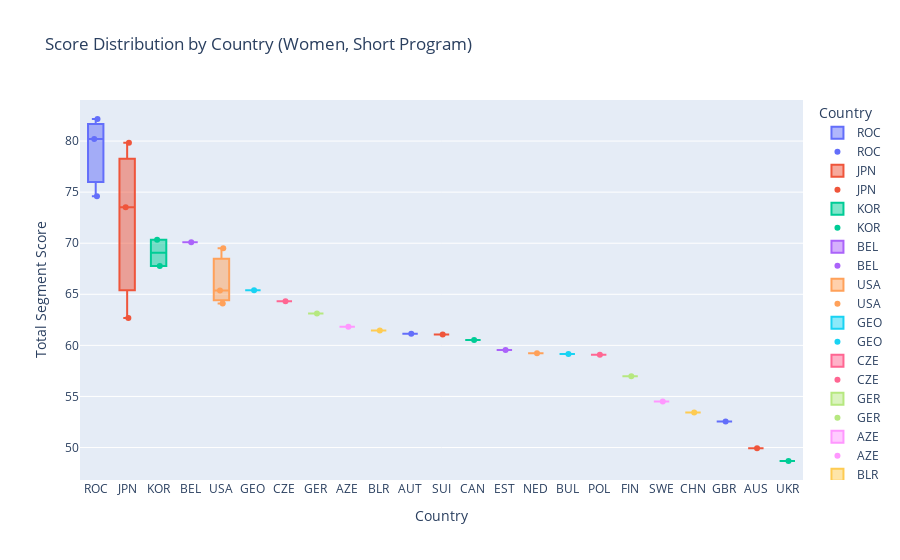

Notebook code for this chart:
### Code cell
women_short = df_skaters[(df_skaters['category'] == 'Women Single Skating') & (df_skaters['segment'] == 'Short Program')]

fig = px.box(
    women_short,
    x='noc',
    y='total_segment_score',
    color='noc',
    title='Score Distribution by Country (Women, Short Program)',
    labels={'noc': 'Country', 'total_segment_score': 'Total Segment Score'},
    hover_data=['skater_name_1']
)

strip_fig = px.strip(
    women_short,
    x='noc',
    y='total_segment_score',
    color='noc',
    hover_data=['skater_name_1']
)

for trace in strip_fig.data:
    fig.add_trace(trace)

fig.show()

### Figure 1 — Plotly figure (JSON) as saved in the notebook; plotly's stock layout.template omitted (floating-point values rounded to 4 significant figures)
{"data": [{"alignmentgroup": "True", "customdata": [["VALIEVA Kamila"], ["SHCHERBAKOVA Anna"], ["TRUSOVA Alexandra"]], "hovertemplate": "Country=%{x}<br>Total Segment Score=%{y}<br>skater_name_1=%{customdata[0]}<extra></extra>", "legendgroup": "ROC", "marker": {"color": "#636efa"}, "name": "ROC", "notched": false, "offsetgroup": "ROC", "orientation": "v", "showlegend": true, "type": "box", "x": ["ROC", "ROC", "ROC"], "x0": " ", "xaxis": "x", "y": [82.16, 80.2, 74.6], "y0": " ", "yaxis": "y"}, {"alignmentgroup": "True", "customdata": [["SAKAMOTO Kaori"], ["HIGUCHI Wakaba"], ["KAWABE Mana"]], "hovertemplate": "Country=%{x}<br>Total Segment Score=%{y}<br>skater_name_1=%{customdata[0]}<extra></extra>", "legendgroup": "JPN", "marker": {"color": "#EF553B"}, "name": "JPN", "notched": false, "offsetgroup": "JPN", "orientation": "v", "showlegend": true, "type": "box", "x": ["JPN", "JPN", "JPN"], "x0": " ", "xaxis": "x", "y": [79.84, 73.51, 62.69], "y0": " ", "yaxis": "y"}, {"alignmentgroup": "True", "customdata": [["YOU Young"], ["KIM Yelim"]], "hovertemplate": "Country=%{x}<br>Total Segment Score=%{y}<br>skater_name_1=%{customdata[0]}<extra></extra>", "legendgroup": "KOR", "marker": {"color": "#00cc96"}, "name": "KOR", "notched": false, "offsetgroup": "KOR", "orientation": "v", "showlegend": true, "type": "box", "x": ["KOR", "KOR"], "x0": " ", "xaxis": "x", "y": [70.34, 67.78], "y0": " ", "yaxis": "y"}, {"alignmentgroup": "True", "customdata": [["HENDRICKX Loena"]], "hovertemplate": "Country=%{x}<br>Total Segment Score=%{y}<br>skater_name_1=%{customdata[0]}<extra></extra>", "legendgroup": "BEL", "marker": {"color": "#ab63fa"}, "name": "BEL", "notched": false, "offsetgroup": "BEL", "orientation": "v", "showlegend": true, "type": "box", "x": ["BEL"], "x0": " ", "xaxis": "x", "y": [70.09], "y0": " ", "yaxis": "y"}, {"alignmentgroup": "True", "customdata": [["LIU Alysa"], ["BELL Mariah"], ["CHEN Karen"]], "hovertemplate": "Country=%{x}<br>Total Segment Score=%{y}<br>skater_name_1=%{customdata[0]}<extra></extra>", "legendgroup": "USA", "marker": {"color": "#FFA15A"}, "name": "USA", "notched": false, "offsetgroup": "USA", "orientation": "v", "showlegend": true, "type": "box", "x": ["USA", "USA", "USA"], "x0": " ", "xaxis": "x", "y": [69.5, 65.38, 64.11], "y0": " ", "yaxis": "y"}, {"alignmentgroup": "True", "customdata": [["GUBANOVA Anastasiia"]], "hovertemplate": "Country=%{x}<br>Total Segment Score=%{y}<br>skater_name_1=%{customdata[0]}<extra></extra>", "legendgroup": "GEO", "marker": {"color": "#19d3f3"}, "name": "GEO", "notched": false, "offsetgroup": "GEO", "orientation": "v", "showlegend": true, "type": "box", "x": ["GEO"], "x0": " ", "xaxis": "x", "y": [65.4], "y0": " ", "yaxis": "y"}, {"alignmentgroup": "True", "customdata": [["BREZINOVA Eliska"]], "hovertemplate": "Country=%{x}<br>Total Segment Score=%{y}<br>skater_name_1=%{customdata[0]}<extra></extra>", "legendgroup": "CZE", "marker": {"color": "#FF6692"}, "name": "CZE", "notched": false, "offsetgroup": "CZE", "orientation": "v", "showlegend": true, "type": "box", "x": ["CZE"], "x0": " ", "xaxis": "x", "y": [64.31], "y0": " ", "yaxis": "y"}, {"alignmentgroup": "True", "customdata": [["SCHOTT Nicole"]], "hovertemplate": "Country=%{x}<br>Total Segment Score=%{y}<br>skater_name_1=%{customdata[0]}<extra></extra>", "legendgroup": "GER", "marker": {"color": "#B6E880"}, "name": "GER", "notched": false, "offsetgroup": "GER", "orientation": "v", "showlegend": true, "type": "box", "x": ["GER"], "x0": " ", "xaxis": "x", "y": [63.13], "y0": " ", "yaxis": "y"}, {"alignmentgroup": "True", "customdata": [["RYABOVA Ekaterina"]], "hovertemplate": "Country=%{x}<br>Total Segment Score=%{y}<br>skater_name_1=%{customdata[0]}<extra></extra>", "legendgroup": "AZE", "marker": {"color": "#FF97FF"}, "name": "AZE", "notched": false, "offsetgroup": "AZE", "orientation": "v", "showlegend": true, "type": "box", "x": ["AZE"], "x0": " ", "xaxis": "x", "y": [61.82], "y0": " ", "yaxis": "y"}, {"alignmentgroup": "True", "customdata": [["SAFONOVA Viktoriia"]], "hovertemplate": "Country=%{x}<br>Total Segment Score=%{y}<br>skater_name_1=%{customdata[0]}<extra></extra>", "legendgroup": "BLR", "marker": {"color": "#FECB52"}, "name": "BLR", "notched": false, "offsetgroup": "BLR", "orientation": "v", "showlegend": true, "type": "box", "x": ["BLR"], "x0": " ", "xaxis": "x", "y": [61.46], "y0": " ", "yaxis": "y"}, {"alignmentgroup": "True", "customdata": [["MIKUTINA Olga"]], "hovertemplate": "Country=%{x}<br>Total Segment Score=%{y}<br>skater_name_1=%{customdata[0]}<extra></extra>", "legendgroup": "AUT", "marker": {"color": "#636efa"}, "name": "AUT", "notched": false, "offsetgroup": "AUT", "orientation": "v", "showlegend": true, "type": "box", "x": ["AUT"], "x0": " ", "xaxis": "x", "y": [61.14], "y0": " ", "yaxis": "y"}, {"alignmentgroup": "True", "customdata": [["PAGANINI Alexia"]], "hovertemplate": "Country=%{x}<br>Total Segment Score=%{y}<br>skater_name_1=%{customdata[0]}<extra></extra>", "legendgroup": "SUI", "marker": {"color": "#EF553B"}, "name": "SUI", "notched": false, "offsetgroup": "SUI", "orientation": "v", "showlegend": true, "type": "box", "x": ["SUI"], "x0": " ", "xaxis": "x", "y": [61.06], "y0": " ", "yaxis": "y"}, {"alignmentgroup": "True", "customdata": [["SCHIZAS Madeline"]], "hovertemplate": "Country=%{x}<br>Total Segment Score=%{y}<br>skater_name_1=%{customdata[0]}<extra></extra>", "legendgroup": "CAN", "marker": {"color": "#00cc96"}, "name": "CAN", "notched": false, "offsetgroup": "CAN", "orientation": "v", "showlegend": true, "type": "box", "x": ["CAN"], "x0": " ", "xaxis": "x", "y": [60.53], "y0": " ", "yaxis": "y"}, {"alignmentgroup": "True", "customdata": [["KIIBUS Eva-Lotta"]], "hovertemplate": "Country=%{x}<br>Total Segment Score=%{y}<br>skater_name_1=%{customdata[0]}<extra></extra>", "legendgroup": "EST", "marker": {"color": "#ab63fa"}, "name": "EST", "notched": false, "offsetgroup": "EST", "orientation": "v", "showlegend": true, "type": "box", "x": ["EST"], "x0": " ", "xaxis": "x", "y": [59.55], "y0": " ", "yaxis": "y"}, {"alignmentgroup": "True", "customdata": [["van ZUNDERT Lindsay"]], "hovertemplate": "Country=%{x}<br>Total Segment Score=%{y}<br>skater_name_1=%{customdata[0]}<extra></extra>", "legendgroup": "NED", "marker": {"color": "#FFA15A"}, "name": "NED", "notched": false, "offsetgroup": "NED", "orientation": "v", "showlegend": true, "type": "box", "x": ["NED"], "x0": " ", "xaxis": "x", "y": [59.24], "y0": " ", "yaxis": "y"}, {"alignmentgroup": "True", "customdata": [["FEIGIN Alexandra"]], "hovertemplate": "Country=%{x}<br>Total Segment Score=%{y}<br>skater_name_1=%{customdata[0]}<extra></extra>", "legendgroup": "BUL", "marker": {"color": "#19d3f3"}, "name": "BUL", "notched": false, "offsetgroup": "BUL", "orientation": "v", "showlegend": true, "type": "box", "x": ["BUL"], "x0": " ", "xaxis": "x", "y": [59.16], "y0": " ", "yaxis": "y"}, {"alignmentgroup": "True", "customdata": [["KURAKOVA Ekaterina"]], "hovertemplate": "Country=%{x}<br>Total Segment Score=%{y}<br>skater_name_1=%{customdata[0]}<extra></extra>", "legendgroup": "POL", "marker": {"color": "#FF6692"}, "name": "POL", "notched": false, "offsetgroup": "POL", "orientation": "v", "showlegend": true, "type": "box", "x": ["POL"], "x0": " ", "xaxis": "x", "y": [59.08], "y0": " ", "yaxis": "y"}, {"alignmentgroup": "True", "customdata": [["SAARINEN Jenni"]], "hovertemplate": "Country=%{x}<br>Total Segment Score=%{y}<br>skater_name_1=%{customdata[0]}<extra></extra>", "legendgroup": "FIN", "marker": {"color": "#B6E880"}, "name": "FIN", "notched": false, "offsetgroup": "FIN", "orientation": "v", "showlegend": true, "type": "box", "x": ["FIN"], "x0": " ", "xaxis": "x", "y": [56.97], "y0": " ", "yaxis": "y"}, {"alignmentgroup": "True", "customdata": [["TALJEGARD Josefin"]], "hovertemplate": "Country=%{x}<br>Total Segment Score=%{y}<br>skater_name_1=%{customdata[0]}<extra></extra>", "legendgroup": "SWE", "marker": {"color": "#FF97FF"}, "name": "SWE", "notched": false, "offsetgroup": "SWE", "orientation": "v", "showlegend": true, "type": "box", "x": ["SWE"], "x0": " ", "xaxis": "x", "y": [54.51], "y0": " ", "yaxis": "y"}, {"alignmentgroup": "True", "customdata": [["ZHU Yi"]], "hovertemplate": "Country=%{x}<br>Total Segment Score=%{y}<br>skater_name_1=%{customdata[0]}<extra></extra>", "legendgroup": "CHN", "marker": {"color": "#FECB52"}, "name": "CHN", "notched": false, "offsetgroup": "CHN", "orientation": "v", "showlegend": true, "type": "box", "x": ["CHN"], "x0": " ", "xaxis": "x", "y": [53.44], "y0": " ", "yaxis": "y"}, {"alignmentgroup": "True", "customdata": [["McKAY Natasha"]], "hovertemplate": "Country=%{x}<br>Total Segment Score=%{y}<br>skater_name_1=%{customdata[0]}<extra></extra>", "legendgroup": "GBR", "marker": {"color": "#636efa"}, "name": "GBR", "notched": false, "offsetgroup": "GBR", "orientation": "v", "showlegend": true, "type": "box", "x": ["GBR"], "x0": " ", "xaxis": "x", "y": [52.54], "y0": " ", "yaxis": "y"}, {"alignmentgroup": "True", "customdata": [["CRAINE Kailani"]], "hovertemplate": "Country=%{x}<br>Total Segment Score=%{y}<br>skater_name_1=%{customdata[0]}<extra></extra>", "legendgroup": "AUS", "marker": {"color": "#EF553B"}, "name": "AUS", "notched": false, "offsetgroup": "AUS", "orientation": "v", "showlegend": true, "type": "box", "x": ["AUS"], "x0": " ", "xaxis": "x", "y": [49.93], "y0": " ", "yaxis": "y"}, {"alignmentgroup": "True", "customdata": [["SHABOTOVA Anastasiia"]], "hovertemplate": "Country=%{x}<br>Total Segment Score=%{y}<br>skater_name_1=%{customdata[0]}<extra></extra>", "legendgroup": "UKR", "marker": {"color": "#00cc96"}, "name": "UKR", "notched": false, "offsetgroup": "UKR", "orientation": "v", "showlegend": true, "type": "box", "x": ["UKR"], "x0": " ", "xaxis": "x", "y": [48.68], "y0": " ", "yaxis": "y"}, {"alignmentgroup": "True", "boxpoints": "all", "customdata": [["VALIEVA Kamila"], ["SHCHERBAKOVA Anna"], ["TRUSOVA Alexandra"]], "fillcolor": "rgba(255,255,255,0)", "hoveron": "points", "hovertemplate": "noc=%{x}<br>total_segment_score=%{y}<br>skater_name_1=%{customdata[0]}<extra></extra>", "legendgroup": "ROC", "line": {"color": "rgba(255,255,255,0)"}, "marker": {"color": "#636efa"}, "name": "ROC", "offsetgroup": "ROC", "orientation": "v", "pointpos": 0, "showlegend": true, "type": "box", "x": ["ROC", "ROC", "ROC"], "x0": " ", "xaxis": "x", "y": [82.16, 80.2, 74.6], "y0": " ", "yaxis": "y"}, {"alignmentgroup": "True", "boxpoints": "all", "customdata": [["SAKAMOTO Kaori"], ["HIGUCHI Wakaba"], ["KAWABE Mana"]], "fillcolor": "rgba(255,255,255,0)", "hoveron": "points", "hovertemplate": "noc=%{x}<br>total_segment_score=%{y}<br>skater_name_1=%{customdata[0]}<extra></extra>", "legendgroup": "JPN", "line": {"color": "rgba(255,255,255,0)"}, "marker": {"color": "#EF553B"}, "name": "JPN", "offsetgroup": "JPN", "orientation": "v", "pointpos": 0, "showlegend": true, "type": "box", "x": ["JPN", "JPN", "JPN"], "x0": " ", "xaxis": "x", "y": [79.84, 73.51, 62.69], "y0": " ", "yaxis": "y"}, {"alignmentgroup": "True", "boxpoints": "all", "customdata": [["YOU Young"], ["KIM Yelim"]], "fillcolor": "rgba(255,255,255,0)", "hoveron": "points", "hovertemplate": "noc=%{x}<br>total_segment_score=%{y}<br>skater_name_1=%{customdata[0]}<extra></extra>", "legendgroup": "KOR", "line": {"color": "rgba(255,255,255,0)"}, "marker": {"color": "#00cc96"}, "name": "KOR", "offsetgroup": "KOR", "orientation": "v", "pointpos": 0, "showlegend": true, "type": "box", "x": ["KOR", "KOR"], "x0": " ", "xaxis": "x", "y": [70.34, 67.78], "y0": " ", "yaxis": "y"}, {"alignmentgroup": "True", "boxpoints": "all", "customdata": [["HENDRICKX Loena"]], "fillcolor": "rgba(255,255,255,0)", "hoveron": "points", "hovertemplate": "noc=%{x}<br>total_segment_score=%{y}<br>skater_name_1=%{customdata[0]}<extra></extra>", "legendgroup": "BEL", "line": {"color": "rgba(255,255,255,0)"}, "marker": {"color": "#ab63fa"}, "name": "BEL", "offsetgroup": "BEL", "orientation": "v", "pointpos": 0, "showlegend": true, "type": "box", "x": ["BEL"], "x0": " ", "xaxis": "x", "y": [70.09], "y0": " ", "yaxis": "y"}, {"alignmentgroup": "True", "boxpoints": "all", "customdata": [["LIU Alysa"], ["BELL Mariah"], ["CHEN Karen"]], "fillcolor": "rgba(255,255,255,0)", "hoveron": "points", "hovertemplate": "noc=%{x}<br>total_segment_score=%{y}<br>skater_name_1=%{customdata[0]}<extra></extra>", "legendgroup": "USA", "line": {"color": "rgba(255,255,255,0)"}, "marker": {"color": "#FFA15A"}, "name": "USA", "offsetgroup": "USA", "orientation": "v", "pointpos": 0, "showlegend": true, "type": "box", "x": ["USA", "USA", "USA"], "x0": " ", "xaxis": "x", "y": [69.5, 65.38, 64.11], "y0": " ", "yaxis": "y"}, {"alignmentgroup": "True", "boxpoints": "all", "customdata": [["GUBANOVA Anastasiia"]], "fillcolor": "rgba(255,255,255,0)", "hoveron": "points", "hovertemplate": "noc=%{x}<br>total_segment_score=%{y}<br>skater_name_1=%{customdata[0]}<extra></extra>", "legendgroup": "GEO", "line": {"color": "rgba(255,255,255,0)"}, "marker": {"color": "#19d3f3"}, "name": "GEO", "offsetgroup": "GEO", "orientation": "v", "pointpos": 0, "showlegend": true, "type": "box", "x": ["GEO"], "x0": " ", "xaxis": "x", "y": [65.4], "y0": " ", "yaxis": "y"}, {"alignmentgroup": "True", "boxpoints": "all", "customdata": [["BREZINOVA Eliska"]], "fillcolor": "rgba(255,255,255,0)", "hoveron": "points", "hovertemplate": "noc=%{x}<br>total_segment_score=%{y}<br>skater_name_1=%{customdata[0]}<extra></extra>", "legendgroup": "CZE", "line": {"color": "rgba(255,255,255,0)"}, "marker": {"color": "#FF6692"}, "name": "CZE", "offsetgroup": "CZE", "orientation": "v", "pointpos": 0, "showlegend": true, "type": "box", "x": ["CZE"], "x0": " ", "xaxis": "x", "y": [64.31], "y0": " ", "yaxis": "y"}, {"alignmentgroup": "True", "boxpoints": "all", "customdata": [["SCHOTT Nicole"]], "fillcolor": "rgba(255,255,255,0)", "hoveron": "points", "hovertemplate": "noc=%{x}<br>total_segment_score=%{y}<br>skater_name_1=%{customdata[0]}<extra></extra>", "legendgroup": "GER", "line": {"color": "rgba(255,255,255,0)"}, "marker": {"color": "#B6E880"}, "name": "GER", "offsetgroup": "GER", "orientation": "v", "pointpos": 0, "showlegend": true, "type": "box", "x": ["GER"], "x0": " ", "xaxis": "x", "y": [63.13], "y0": " ", "yaxis": "y"}, {"alignmentgroup": "True", "boxpoints": "all", "customdata": [["RYABOVA Ekaterina"]], "fillcolor": "rgba(255,255,255,0)", "hoveron": "points", "hovertemplate": "noc=%{x}<br>total_segment_score=%{y}<br>skater_name_1=%{customdata[0]}<extra></extra>", "legendgroup": "AZE", "line": {"color": "rgba(255,255,255,0)"}, "marker": {"color": "#FF97FF"}, "name": "AZE", "offsetgroup": "AZE", "orientation": "v", "pointpos": 0, "showlegend": true, "type": "box", "x": ["AZE"], "x0": " ", "xaxis": "x", "y": [61.82], "y0": " ", "yaxis": "y"}, {"alignmentgroup": "True", "boxpoints": "all", "customdata": [["SAFONOVA Viktoriia"]], "fillcolor": "rgba(255,255,255,0)", "hoveron": "points", "hovertemplate": "noc=%{x}<br>total_segment_score=%{y}<br>skater_name_1=%{customdata[0]}<extra></extra>", "legendgroup": "BLR", "line": {"color": "rgba(255,255,255,0)"}, "marker": {"color": "#FECB52"}, "name": "BLR", "offsetgroup": "BLR", "orientation": "v", "pointpos": 0, "showlegend": true, "type": "box", "x": ["BLR"], "x0": " ", "xaxis": "x", "y": [61.46], "y0": " ", "yaxis": "y"}, {"alignmentgroup": "True", "boxpoints": "all", "customdata": [["MIKUTINA Olga"]], "fillcolor": "rgba(255,255,255,0)", "hoveron": "points", "hovertemplate": "noc=%{x}<br>total_segment_score=%{y}<br>skater_name_1=%{customdata[0]}<extra></extra>", "legendgroup": "AUT", "line": {"color": "rgba(255,255,255,0)"}, "marker": {"color": "#636efa"}, "name": "AUT", "offsetgroup": "AUT", "orientation": "v", "pointpos": 0, "showlegend": true, "type": "box", "x": ["AUT"], "x0": " ", "xaxis": "x", "y": [61.14], "y0": " ", "yaxis": "y"}, {"alignmentgroup": "True", "boxpoints": "all", "customdata": [["PAGANINI Alexia"]], "fillcolor": "rgba(255,255,255,0)", "hoveron": "points", "hovertemplate": "noc=%{x}<br>total_segment_score=%{y}<br>skater_name_1=%{customdata[0]}<extra></extra>", "legendgroup": "SUI", "line": {"color": "rgba(255,255,255,0)"}, "marker": {"color": "#EF553B"}, "name": "SUI", "offsetgroup": "SUI", "orientation": "v", "pointpos": 0, "showlegend": true, "type": "box", "x": ["SUI"], "x0": " ", "xaxis": "x", "y": [61.06], "y0": " ", "yaxis": "y"}, {"alignmentgroup": "True", "boxpoints": "all", "customdata": [["SCHIZAS Madeline"]], "fillcolor": "rgba(255,255,255,0)", "hoveron": "points", "hovertemplate": "noc=%{x}<br>total_segment_score=%{y}<br>skater_name_1=%{customdata[0]}<extra></extra>", "legendgroup": "CAN", "line": {"color": "rgba(255,255,255,0)"}, "marker": {"color": "#00cc96"}, "name": "CAN", "offsetgroup": "CAN", "orientation": "v", "pointpos": 0, "showlegend": true, "type": "box", "x": ["CAN"], "x0": " ", "xaxis": "x", "y": [60.53], "y0": " ", "yaxis": "y"}, {"alignmentgroup": "True", "boxpoints": "all", "customdata": [["KIIBUS Eva-Lotta"]], "fillcolor": "rgba(255,255,255,0)", "hoveron": "points", "hovertemplate": "noc=%{x}<br>total_segment_score=%{y}<br>skater_name_1=%{customdata[0]}<extra></extra>", "legendgroup": "EST", "line": {"color": "rgba(255,255,255,0)"}, "marker": {"color": "#ab63fa"}, "name": "EST", "offsetgroup": "EST", "orientation": "v", "pointpos": 0, "showlegend": true, "type": "box", "x": ["EST"], "x0": " ", "xaxis": "x", "y": [59.55], "y0": " ", "yaxis": "y"}, {"alignmentgroup": "True", "boxpoints": "all", "customdata": [["van ZUNDERT Lindsay"]], "fillcolor": "rgba(255,255,255,0)", "hoveron": "points", "hovertemplate": "noc=%{x}<br>total_segment_score=%{y}<br>skater_name_1=%{customdata[0]}<extra></extra>", "legendgroup": "NED", "line": {"color": "rgba(255,255,255,0)"}, "marker": {"color": "#FFA15A"}, "name": "NED", "offsetgroup": "NED", "orientation": "v", "pointpos": 0, "showlegend": true, "type": "box", "x": ["NED"], "x0": " ", "xaxis": "x", "y": [59.24], "y0": " ", "yaxis": "y"}, {"alignmentgroup": "True", "boxpoints": "all", "customdata": [["FEIGIN Alexandra"]], "fillcolor": "rgba(255,255,255,0)", "hoveron": "points", "hovertemplate": "noc=%{x}<br>total_segment_score=%{y}<br>skater_name_1=%{customdata[0]}<extra></extra>", "legendgroup": "BUL", "line": {"color": "rgba(255,255,255,0)"}, "marker": {"color": "#19d3f3"}, "name": "BUL", "offsetgroup": "BUL", "orientation": "v", "pointpos": 0, "showlegend": true, "type": "box", "x": ["BUL"], "x0": " ", "xaxis": "x", "y": [59.16], "y0": " ", "yaxis": "y"}, {"alignmentgroup": "True", "boxpoints": "all", "customdata": [["KURAKOVA Ekaterina"]], "fillcolor": "rgba(255,255,255,0)", "hoveron": "points", "hovertemplate": "noc=%{x}<br>total_segment_score=%{y}<br>skater_name_1=%{customdata[0]}<extra></extra>", "legendgroup": "POL", "line": {"color": "rgba(255,255,255,0)"}, "marker": {"color": "#FF6692"}, "name": "POL", "offsetgroup": "POL", "orientation": "v", "pointpos": 0, "showlegend": true, "type": "box", "x": ["POL"], "x0": " ", "xaxis": "x", "y": [59.08], "y0": " ", "yaxis": "y"}, {"alignmentgroup": "True", "boxpoints": "all", "customdata": [["SAARINEN Jenni"]], "fillcolor": "rgba(255,255,255,0)", "hoveron": "points", "hovertemplate": "noc=%{x}<br>total_segment_score=%{y}<br>skater_name_1=%{customdata[0]}<extra></extra>", "legendgroup": "FIN", "line": {"color": "rgba(255,255,255,0)"}, "marker": {"color": "#B6E880"}, "name": "FIN", "offsetgroup": "FIN", "orientation": "v", "pointpos": 0, "showlegend": true, "type": "box", "x": ["FIN"], "x0": " ", "xaxis": "x", "y": [56.97], "y0": " ", "yaxis": "y"}, {"alignmentgroup": "True", "boxpoints": "all", "customdata": [["TALJEGARD Josefin"]], "fillcolor": "rgba(255,255,255,0)", "hoveron": "points", "hovertemplate": "noc=%{x}<br>total_segment_score=%{y}<br>skater_name_1=%{customdata[0]}<extra></extra>", "legendgroup": "SWE", "line": {"color": "rgba(255,255,255,0)"}, "marker": {"color": "#FF97FF"}, "name": "SWE", "offsetgroup": "SWE", "orientation": "v", "pointpos": 0, "showlegend": true, "type": "box", "x": ["SWE"], "x0": " ", "xaxis": "x", "y": [54.51], "y0": " ", "yaxis": "y"}, {"alignmentgroup": "True", "boxpoints": "all", "customdata": [["ZHU Yi"]], "fillcolor": "rgba(255,255,255,0)", "hoveron": "points", "hovertemplate": "noc=%{x}<br>total_segment_score=%{y}<br>skater_name_1=%{customdata[0]}<extra></extra>", "legendgroup": "CHN", "line": {"color": "rgba(255,255,255,0)"}, "marker": {"color": "#FECB52"}, "name": "CHN", "offsetgroup": "CHN", "orientation": "v", "pointpos": 0, "showlegend": true, "type": "box", "x": ["CHN"], "x0": " ", "xaxis": "x", "y": [53.44], "y0": " ", "yaxis": "y"}, {"alignmentgroup": "True", "boxpoints": "all", "customdata": [["McKAY Natasha"]], "fillcolor": "rgba(255,255,255,0)", "hoveron": "points", "hovertemplate": "noc=%{x}<br>total_segment_score=%{y}<br>skater_name_1=%{customdata[0]}<extra></extra>", "legendgroup": "GBR", "line": {"color": "rgba(255,255,255,0)"}, "marker": {"color": "#636efa"}, "name": "GBR", "offsetgroup": "GBR", "orientation": "v", "pointpos": 0, "showlegend": true, "type": "box", "x": ["GBR"], "x0": " ", "xaxis": "x", "y": [52.54], "y0": " ", "yaxis": "y"}, {"alignmentgroup": "True", "boxpoints": "all", "customdata": [["CRAINE Kailani"]], "fillcolor": "rgba(255,255,255,0)", "hoveron": "points", "hovertemplate": "noc=%{x}<br>total_segment_score=%{y}<br>skater_name_1=%{customdata[0]}<extra></extra>", "legendgroup": "AUS", "line": {"color": "rgba(255,255,255,0)"}, "marker": {"color": "#EF553B"}, "name": "AUS", "offsetgroup": "AUS", "orientation": "v", "pointpos": 0, "showlegend": true, "type": "box", "x": ["AUS"], "x0": " ", "xaxis": "x", "y": [49.93], "y0": " ", "yaxis": "y"}, {"alignmentgroup": "True", "boxpoints": "all", "customdata": [["SHABOTOVA Anastasiia"]], "fillcolor": "rgba(255,255,255,0)", "hoveron": "points", "hovertemplate": "noc=%{x}<br>total_segment_score=%{y}<br>skater_name_1=%{customdata[0]}<extra></extra>", "legendgroup": "UKR", "line": {"color": "rgba(255,255,255,0)"}, "marker": {"color": "#00cc96"}, "name": "UKR", "offsetgroup": "UKR", "orientation": "v", "pointpos": 0, "showlegend": true, "type": "box", "x": ["UKR"], "x0": " ", "xaxis": "x", "y": [48.68], "y0": " ", "yaxis": "y"}], "layout": {"boxmode": "overlay", "legend": {"title": {"text": "Country"}, "tracegroupgap": 0}, "title": {"text": "Score Distribution by Country (Women, Short Program)"}, "xaxis": {"anchor": "y", "categoryarray": ["ROC", "JPN", "KOR", "BEL", "USA", "GEO", "CZE", "GER", "AZE", "BLR", "AUT", "SUI", "CAN", "EST", "NED", "BUL", "POL", "FIN", "SWE", "CHN", "GBR", "AUS", "UKR"], "categoryorder": "array", "domain": [0, 1], "title": {"text": "Country"}}, "yaxis": {"anchor": "x", "domain": [0, 1], "title": {"text": "Total Segment Score"}}}}
